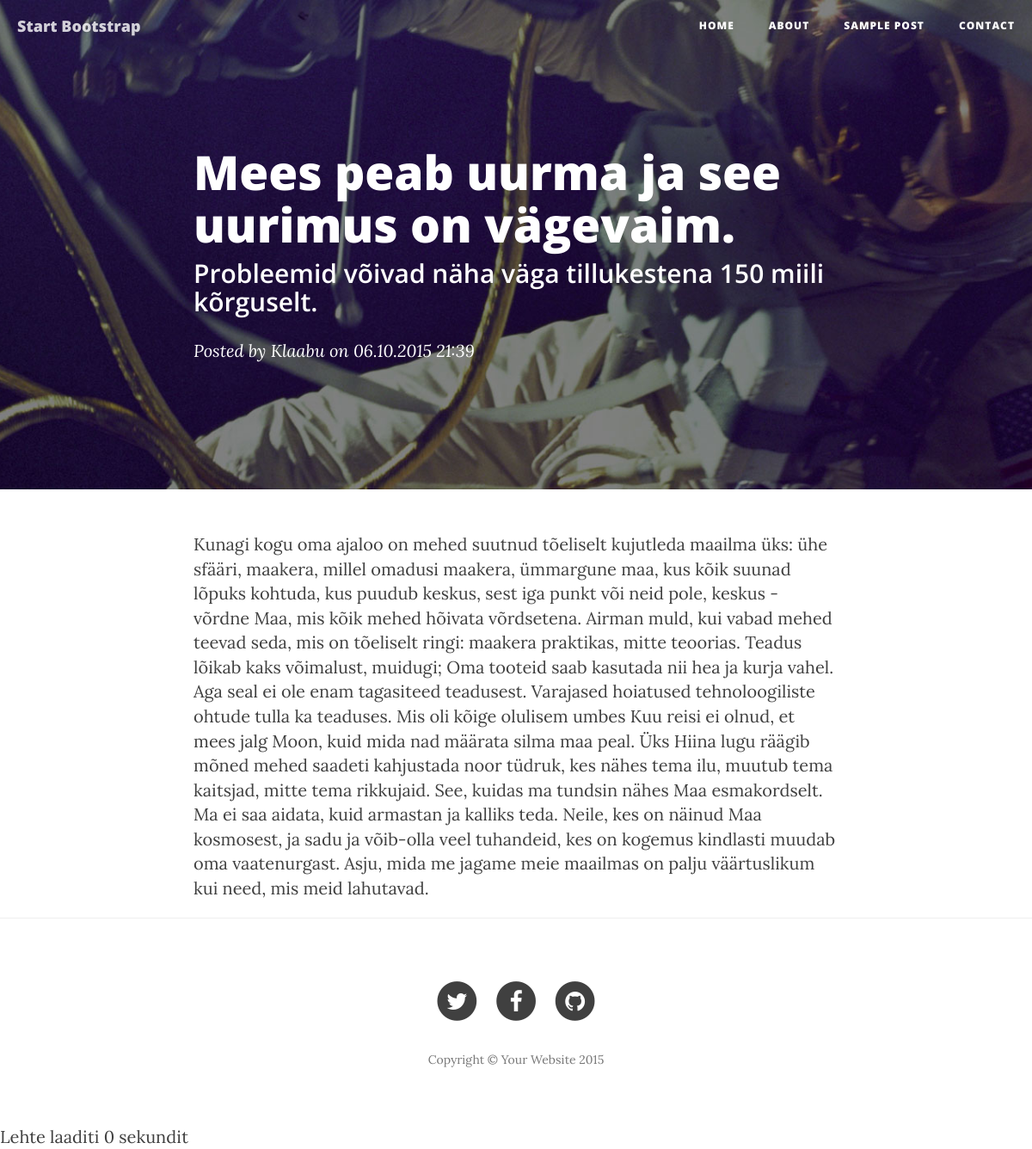
/?page=post&id=1, run on the app's committed database.
### tables this page shows
CREATE TABLE IF NOT EXISTS `posts` (
  `post_id`          INT(11) UNSIGNED NOT NULL,
  `author_id`        INT(10) UNSIGNED NOT NULL,
  `post_title`       VARCHAR(255)     NOT NULL,
  `post_description` VARCHAR(255)     NOT NULL,
  `post_text`        TEXT             NOT NULL,
  `post_created`     DATETIME         NOT NULL DEFAULT CURRENT_TIMESTAMP
);

CREATE TABLE IF NOT EXISTS `authors` (
  `author_id`   INT(11) UNSIGNED NOT NULL,
  `author_name` VARCHAR(255)     NOT NULL
);

### controllers/post.php (called while the page is built)
<?php
$post_id = isset($_GET['id']) ? $_GET['id'] : -1;
require "include/database.php";
$q = mysqli_query($db, "SELECT *, DATE_FORMAT(post_created, '%d.%m.%Y %H:%i') post_created FROM posts NATURAL JOIN authors WHERE post_id=$post_id");
$post = mysqli_fetch_assoc($q);
?>

### views/post.php (the view)
<header class="intro-header" style="background-image: url('img/post-bg.jpg')">
    <div class="container">
        <div class="row">
            <div class="col-lg-8 col-lg-offset-2 col-md-10 col-md-offset-1">
                <div class="post-heading">
                    <h1 class="post-title">
                        <?= $post['post_title'] ?>
                    </h1>
                    <h2 class="subheading"><?= $post['post_description'] ?></h2>
                    <span class="meta">Posted by <a href="#"><?= $post['author_name'] ?></a> on <?= $post['post_created'] ?></span>
                </div>
            </div>
        </div>
    </div>
</header>
<article>
    <div class="container">
        <div class="row">
            <div class="col-lg-8 col-lg-offset-2 col-md-10 col-md-offset-1"><?= $post['post_text'] ?>
            </div>
        </div>
    </div>
</article>
<hr>

### data on the page
posts: post_title "Mees peab uurma ja see uurimus on vägevaim.", post_description "Probleemid võivad näha väga tillukestena 150 miili kõrguselt.", author.author_name "Klaabu", post_text "Kunagi kogu oma ajaloo on mehed suutnud tõeliselt kujutleda maailma üks: ühe sfääri, maakera, millel omadusi maakera, ümmargune maa, kus kõik suunad lõpuks kohtuda, kus puudub keskus, sest iga punkt või neid pole, keskus - võrdne Maa, mis kõik mehed hõivata võrdsetena. Airman muld, kui vabad mehed teevad seda, mis on tõeliselt ringi: maakera praktikas, mitte teoorias. Teadus lõikab kaks võimalust, muidugi; Oma tooteid saab kasutada nii hea ja kurja vahel. Aga seal ei ole enam tagasiteed teadusest. Varajased hoiatused tehnoloogiliste ohtude tulla ka teaduses. Mis oli kõige olulisem umbes Kuu reisi ei olnud, et mees jalg Moon, kuid mida nad määrata silma maa peal. Üks Hiina lugu räägib mõned…"

### other printed values
$post['post_created'] "06.10.2015 21:39"
